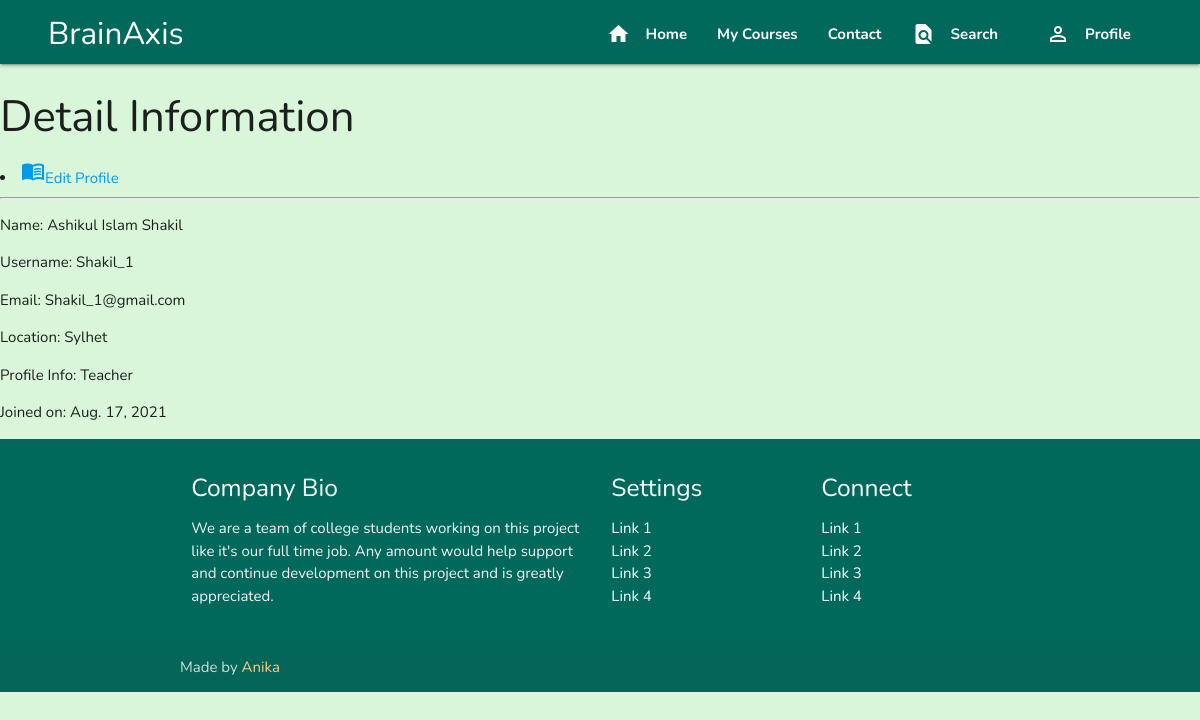
Screenshot of /Komol (signed in) with the database file from the repository.
### authy/models.py (models this page shows, shortened)
class Profile(models.Model):
	user = models.OneToOneField(User, on_delete=models.CASCADE, related_name='profile')
	token = models.CharField(max_length=150, default="")
	verify = models.BooleanField(default=False)
	location = models.CharField(max_length=50, null=True, blank=True)
	topic = models.CharField(max_length=50, null=True, blank=True)
	mobile = models.CharField(max_length=50, null=True, blank=True)
	url = models.CharField(max_length=80, null=True, blank=True)
	url1 = models.CharField(max_length=80, null=True, blank=True)
	profile_info = models.TextField(max_length=150, null=True, blank=True)
	plans = models.TextField(max_length=150, null=True, blank=True)
	created = models.DateField(auto_now_add=True)
	picture = models.ImageField(upload_to=user_directory_path_profile, blank=True, null=True, verbose_name='Picture')
	banner = models.ImageField(upload_to=user_directory_path_banner, blank=True, null=True, verbose_name='Banner')
	Nonee = 'None'
	month1 = '6 Months'
	month2 = '12 Months'
	month3 = '18 Months'
	month4 = '24 Months'
	last = 'More than 2 years of experience'
	experience = [
		(Nonee, 'None'),
		(month1, '6 Months'),
		(month2, '12 Months'),
		(month3, '18 Months'),
		(month4, '24 Months'),
		(last, 'More than 2 years of experience'),
	]
	teacher = 'teacher'
	student = 'student'
	user_types = [
        (teacher, 'teacher'),
        (student, 'student'),
    ]
	user_type = models.CharField(max_length=50, choices=user_types, default=student)

### authy/views.py (the view)
# urls.py: path('<username>', UserProfile, name='profile'),
def UserProfile(request, username):
	user = get_object_or_404(User, username=username)
	profile = Profile.objects.get(user=user)
	template = loader.get_template('profile.html')
	context = {
		'profile':profile,
	}
	return HttpResponse(template.render(context, request))

### authy/views.py (called while the page is built)
def SideNavInfo(request):
	user = request.user
	nav_profile = None
	if user.is_authenticated:
		nav_profile = Profile.objects.get(user=user)
	return {'nav_profile': nav_profile}

### student_portall/templates/profile.html
{% extends 'base.html' %}
{% block content %}
<div class="col-md-4">
    <h3>Detail Information</h3><li><a href="{% url 'edit-profile' %}"><i class="material-icons">menu_book</i>Edit Profile</a></li><hr>
    <p><span class="font-weight-bold">Name: </span> {{ nav_profile.user.first_name }} {{ nav_profile.user.last_name }}</p>
    <p><span class="font-weight-bold">Username: </span> {{user.username}}</p>
    <p><span class="font-weight-bold">Email: </span> {{user.email}}</p>
    <p><span class="font-weight-bold">Location: </span> {{profile.location}}</p>
    <p><span class="font-weight-bold">Profile Info: </span> {{profile.profile_info}}</p>
    <p><span class="font-weight-bold">Joined on: </span> {{profile.created}}</p>
</div>
{% endblock %}

### student_portall/static/css/style.css (style rules this page uses)
body { justify-content: center; background-color: rgb(218, 246, 218); font-family: 'Nunito', sans-serif; }

### rows the page displays
Profile: user.first_name "Ashikul", user.last_name "Islam Shakil"
Profile: location "Sylhet", profile_info "Teacher", created "Aug. 17, 2021"

### other values shown
{{ user.username }} "Shakil_1"
{{ user.email }} "Shakil_1@gmail.com"
